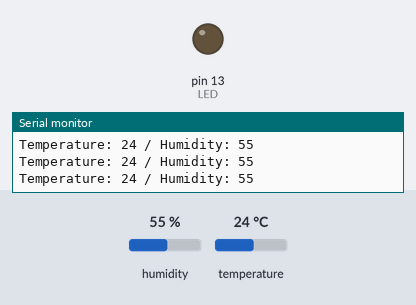
This sketch was run on a simulated Arduino Uno, built with avr-gcc and run on an emulated ATmega328P. Parts: output pins drawn as LEDs (lit = HIGH), the last lines printed to the serial monitor. Inputs (shaded band) come from the test bench; at power-on: humidity 55 %, temperature 24 °C.

Above: at 3.3 s.
3.4 s: humidity set to 51 %
6.2 s: humidity set to 48 %
At 7.5 s:
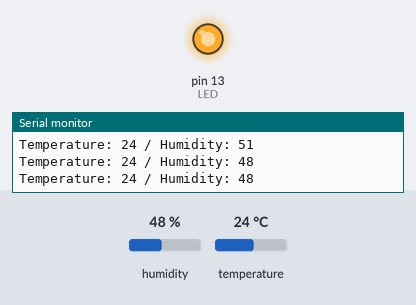
9.0 s: humidity set to 68 %
At 11.2 s:
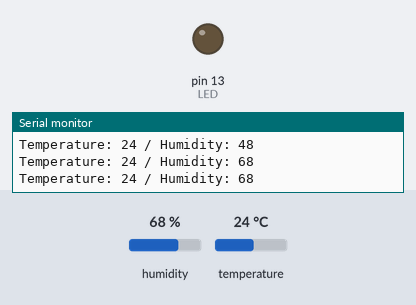
12.1 s: humidity set to 22 %
At 13.6 s:
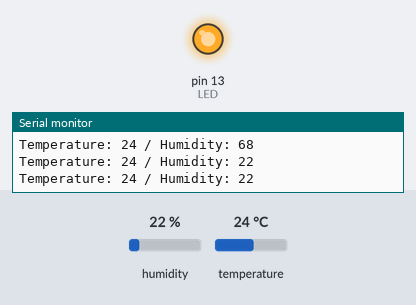
Timing chart, 0 to 15.1 s (numbered marks = the images above; inputs shaded):
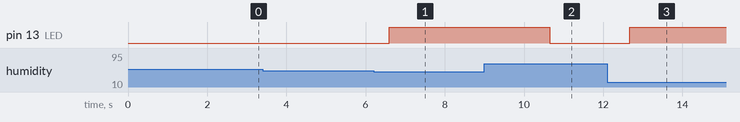

The sketch:

06.ino
```cpp
#include <DHT.h>

int Sensor_pin = 8;
int LED = 13;

DHT my_sensor(Sensor_pin, DHT11);

void setup() {
  Serial.begin(9600);
  my_sensor.begin();
  pinMode(LED, OUTPUT);
}

void onOff(int humi) {
  if (humi < 50){
    digitalWrite(LED, HIGH);
  }else{
    digitalWrite(LED,LOW);
  }
}

void loop(){
  delay(500);
  int temp = my_sensor.readTemperature();
  int humi = my_sensor.readHumidity();
  Serial.print("Temperature: ");
  Serial.print(temp);
  Serial.print(" / ");
  Serial.print("Humidity: ");
  Serial.println(humi);
  onOff(humi);
}
```

Measured:
- the behaviour switches between 50 and 49 % on humidity (found by bisection; images 0 and 1)
- after the input at 6.2 s, pin 13 (LED): LOW → HIGH after 0.40 s
- after the input at 9.0 s, pin 13 (LED): HIGH → LOW after 1.7 s
- after the input at 12.1 s, pin 13 (LED): LOW → HIGH after 0.58 s
